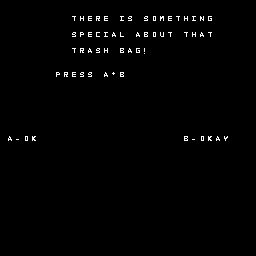

Below is a game level as drawn by its tile map, then a one-line description and the .tmx file that defines it, in full:
An orthogonal 32x32 tile map with 8x8 px tiles, 1 tile layer (Tile Layer 1).

<map version="1.10" tiledversion="1.10.2" orientation="orthogonal" renderorder="right-down" width="32" height="32" tilewidth="8" tileheight="8" infinite="0" nextlayerid="2" nextobjectid="1">
 <editorsettings>
  <export target="text3.c" format="gba" />
 </editorsettings>
 <tileset firstgid="1" source="text.tsx" />
 <layer id="1" name="Tile Layer 1" width="32" height="32">
  <data encoding="csv">
0,0,0,1,0,0,0,0,0,0,0,0,0,0,0,0,0,0,0,0,0,0,0,0,0,0,0,0,0,0,0,0,
0,0,0,1,1,1,0,0,0,0,0,0,0,0,0,0,0,0,0,0,0,0,0,0,0,0,0,0,0,0,0,0,
0,0,1,1,1,1,0,0,0,21,9,6,19,6,0,10,20,0,20,16,14,6,21,9,10,15,8,0,0,0,0,0,
0,0,1,1,1,1,0,0,0,0,0,0,0,0,0,0,0,0,0,0,0,0,0,0,0,0,0,0,0,0,0,0,
0,1,1,1,1,1,0,0,0,20,17,6,4,10,2,13,0,2,3,16,22,21,0,21,9,2,21,0,0,0,0,0,
0,1,1,1,1,1,0,0,0,0,0,0,0,0,0,0,0,0,0,0,0,0,0,0,0,0,0,0,0,0,0,0,
0,0,0,0,0,0,0,0,0,21,19,2,20,9,0,3,2,8,28,1,1,1,1,1,1,1,1,0,0,0,0,0,
0,0,0,0,0,0,0,0,0,0,0,0,0,0,0,0,0,0,0,0,0,0,0,0,0,0,0,0,0,0,0,0,
0,0,0,0,0,0,0,0,0,0,0,0,0,0,0,0,0,0,0,0,0,0,0,0,0,0,0,0,0,0,0,0,
0,0,0,0,0,0,0,17,19,6,20,20,0,2,35,3,0,0,0,0,0,0,0,0,0,0,0,0,0,0,0,0,
0,0,0,0,0,0,0,0,0,0,0,0,0,0,0,0,0,0,0,0,0,0,0,0,0,0,0,0,0,0,0,0,
0,0,0,0,0,0,0,0,0,0,0,0,0,0,0,0,0,0,0,0,0,0,0,0,0,0,0,0,0,0,0,0,
0,0,0,0,0,0,0,0,0,0,0,0,0,0,0,0,0,0,0,0,0,0,0,0,0,0,0,0,0,0,0,0,
0,0,0,0,0,0,0,0,0,0,0,0,0,0,0,0,0,0,0,0,0,0,0,0,0,0,0,0,0,0,0,0,
0,0,0,0,0,0,0,0,0,0,0,0,0,0,0,0,0,0,0,0,0,0,0,0,0,0,0,0,0,0,0,0,
0,0,0,0,0,0,0,0,0,0,0,0,0,0,0,0,0,0,0,0,0,0,0,0,0,0,0,0,0,0,0,0,
0,0,0,0,0,0,0,0,0,0,0,0,0,0,0,0,0,0,0,0,0,0,0,0,0,0,0,0,0,0,0,0,
0,2,38,16,12,0,0,0,0,0,0,0,0,0,0,0,0,0,0,0,0,0,0,3,38,16,12,2,26,0,0,0,
0,0,0,0,0,0,0,0,0,0,0,0,0,0,0,0,0,0,0,0,0,0,0,0,0,0,0,0,0,0,0,0,
0,0,0,0,0,0,0,0,0,0,0,0,0,0,0,0,0,0,0,0,0,0,0,0,0,0,0,0,0,0,0,0,
0,0,0,0,0,0,0,0,0,0,0,0,0,0,0,0,0,0,0,0,0,0,0,0,0,0,0,0,0,0,0,0,
0,0,0,0,0,0,0,0,0,0,0,0,0,0,0,0,0,0,0,0,0,0,0,0,0,0,0,0,0,0,0,0,
0,0,0,0,0,0,0,0,0,0,0,0,0,0,0,0,0,0,0,0,0,0,0,0,0,0,0,0,0,0,0,0,
0,0,0,0,0,0,0,0,0,0,0,0,0,0,0,0,0,0,0,0,0,0,0,0,0,0,0,0,0,0,0,0,
0,0,0,0,0,0,0,0,0,0,0,0,0,0,0,0,0,0,0,0,0,0,0,0,0,0,0,0,0,0,0,0,
0,0,0,0,0,0,0,0,0,0,0,0,0,0,0,0,0,0,0,0,0,0,0,0,0,0,0,0,0,0,0,0,
0,0,0,0,0,0,0,0,0,0,0,0,0,0,0,0,0,0,0,0,0,0,0,0,0,0,0,0,0,0,0,0,
0,0,0,0,0,0,0,0,0,0,0,0,0,0,0,0,0,0,0,0,0,0,0,0,0,0,0,0,0,0,0,0,
0,0,0,0,0,0,0,0,0,0,0,0,0,0,0,0,0,0,0,0,0,0,0,0,0,0,0,0,0,0,0,0,
0,0,0,0,0,0,0,0,0,0,0,0,0,0,0,0,0,0,0,0,0,0,0,0,0,0,0,0,0,0,0,0,
0,0,0,0,0,0,0,0,0,0,0,0,0,0,0,0,0,0,0,0,0,0,0,0,0,0,0,0,0,0,0,0,
0,0,0,0,0,0,0,0,0,0,0,0,0,0,0,0,0,0,0,0,0,0,0,0,0,0,0,0,0,0,0,0
</data>
 </layer>
</map>
